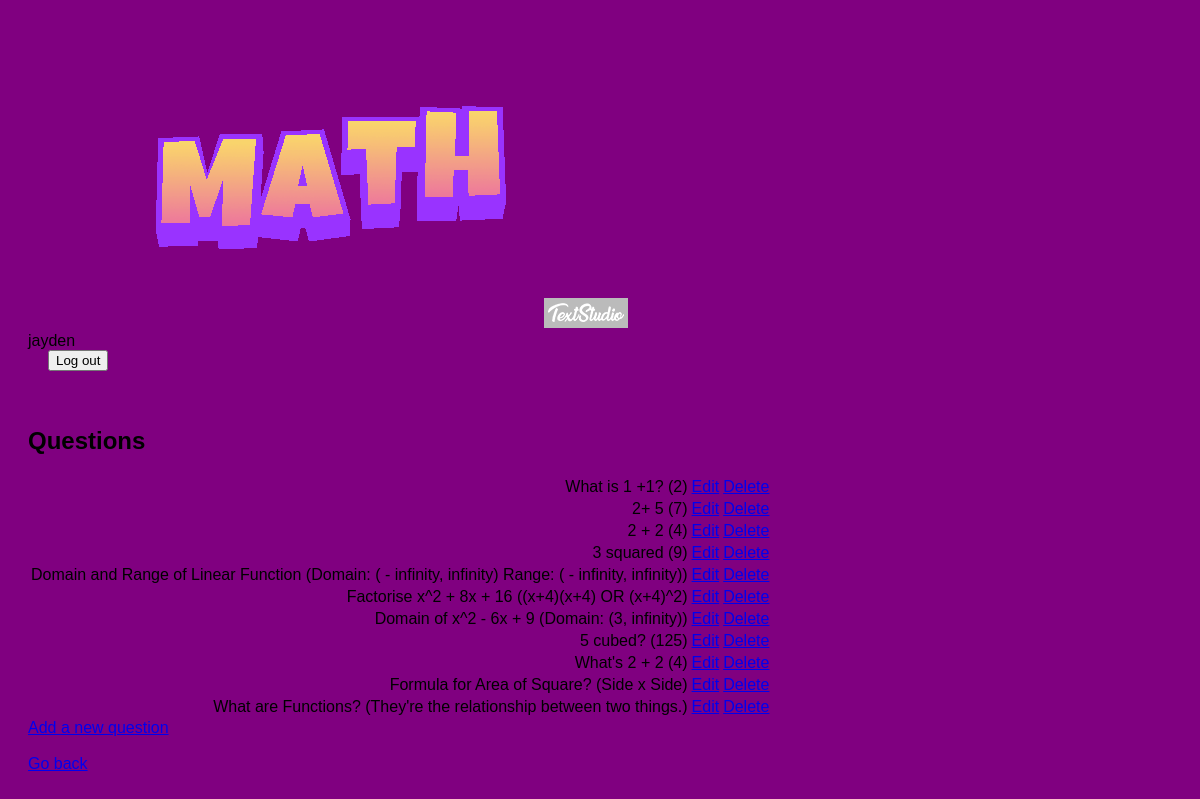
/eduprod/questions/ (signed in), run on an earlier commit of the app's database.
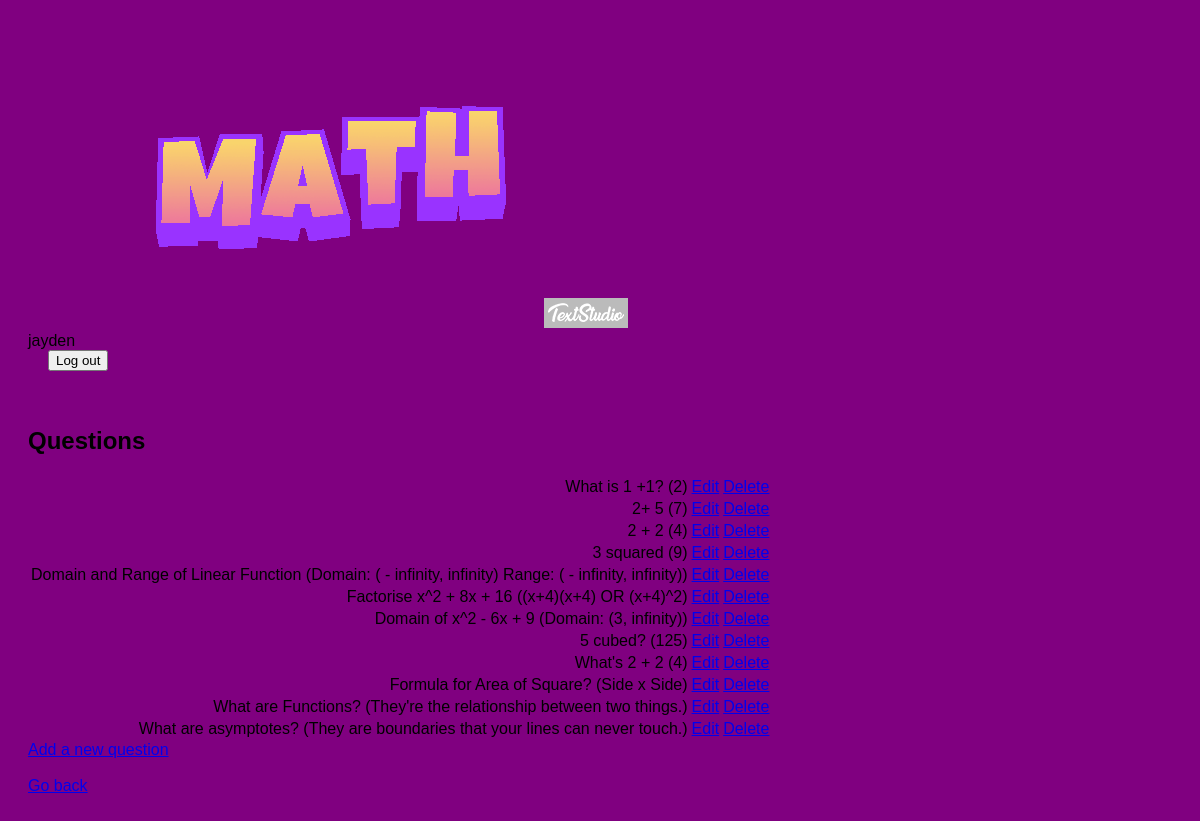
And on a later commit of the database.
### eduprod/models.py (models this page shows, shortened)
class Question(models.Model):
    question_text = models.CharField(max_length=200)
    answer_text = models.TextField()
    category = models.CharField(max_length=50, default='General')  # Adding the 'category' field

### eduprod/views.py (the view)
# urls.py: path('questions/', QuestionList.as_view(), name='question_list'),
class QuestionList(LoginRequiredMixin, ListView):
    model = Question
    context_object_name = 'questions'
    template_name = 'eduprod/question_list.html'

### eduprod/templates/eduprod/question_list.html
{% extends "eduprod/layout.html" %}
{% block body %}
<h2>Questions</h2>
<table>
    {% for question in questions %}
    <tr><td style="text-align:right;">
            {{ question.question_text }} ({{ question.answer_text }})
        </td>
        <td>
            <a href="{% url 'eduprod:question_edit' question.id %}">Edit</a>
        </td>
        <td>
            <a href="{% url 'eduprod:question_delete' question.id %}">Delete</a>
        </td>
    </td></tr>
    {% endfor %}
</table>
<a href="{% url 'eduprod:question_add' %}">Add a new question</a>
<br></br>
<a href="{% url 'eduprod:index'%}">Go back</a>
{% endblock %}

What changed in the data, as far as the page shows it:
added Question: question_text "What are asymptotes?", answer_text "They are boundaries that your lines can never touch."
